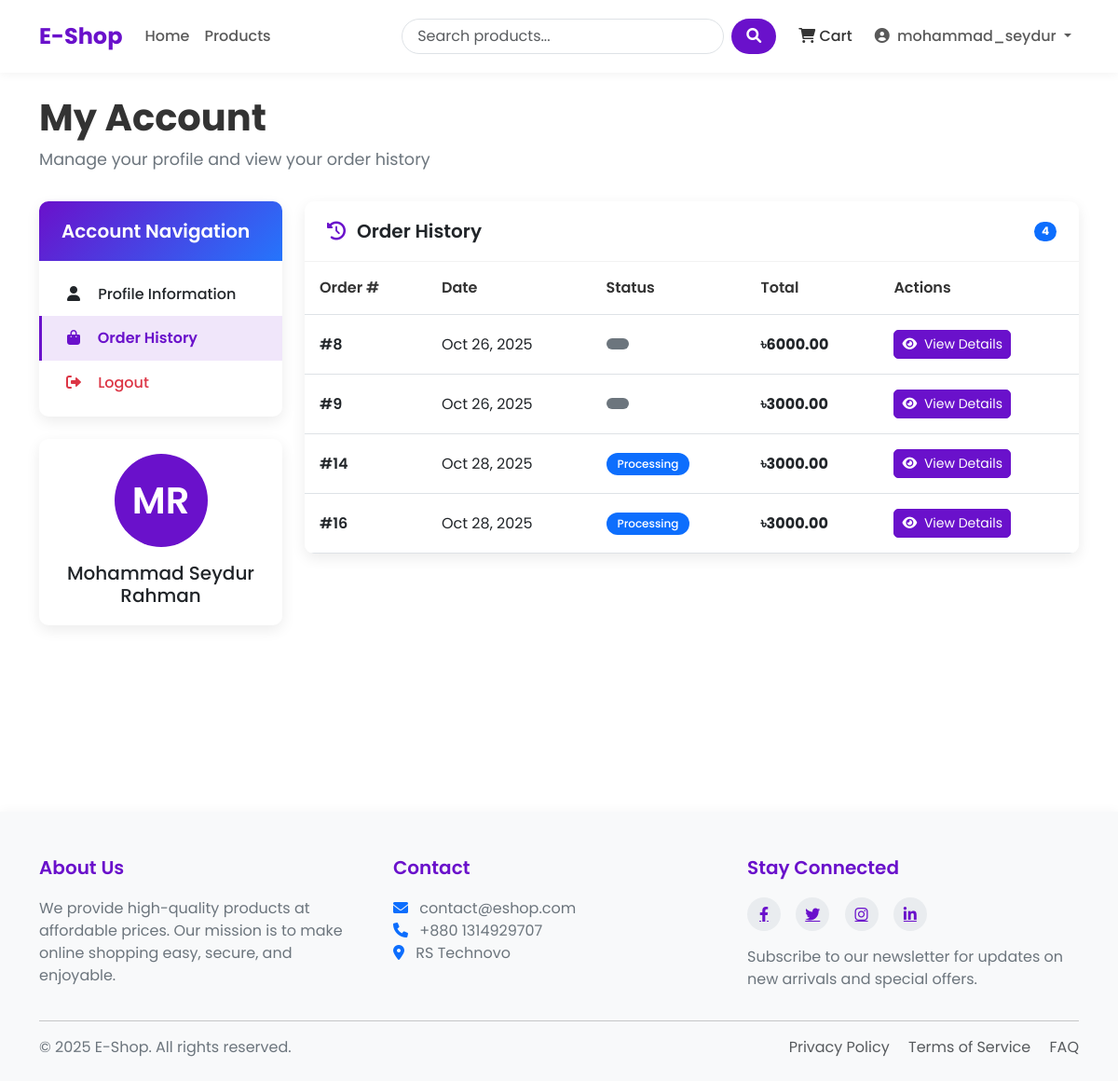
/profile/?tab=orders (signed in), run on an earlier commit of the app's database.
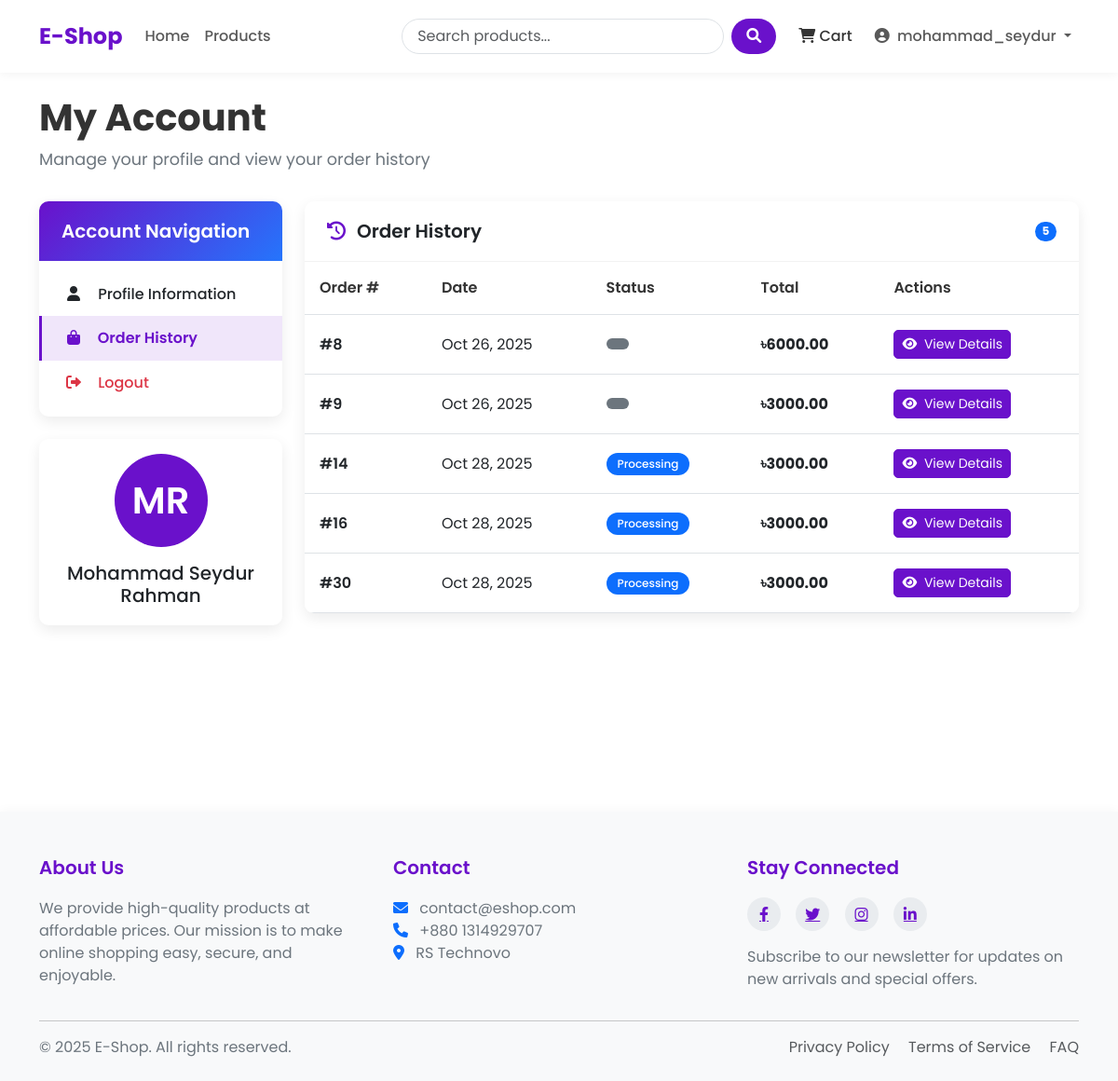
And on a later commit of the database.
### shop/models.py (models this page shows, shortened)
class Order(models.Model):
    STATUS = [
        ('pending', 'Pending'),
        ('processing', 'Processing'),
        ('shipped', 'Shipped'),
        ('delivered', 'Delivered'),
        ('canceled', 'Canceled'),
    ]
    user = models.ForeignKey(User, on_delete=models.CASCADE, related_name='orders')
    first_name = models.CharField(max_length=100)
    last_name = models.CharField(max_length=100)
    email = models.EmailField()
    address = models.TextField()
    postal_code = models.CharField(max_length=100)
    phone = models.CharField(max_length=12)
    city = models.CharField(max_length=100)
    note = models.TextField()
    paid = models.BooleanField(default=False)
    transaction_id = models.CharField(max_length=100)
    created_at = models.DateTimeField(auto_now_add=True)
    updated_at = models.DateTimeField(auto_now=True)
    status = models.CharField(max_length=10, choices=STATUS)
    def get_total_cost(self):
        return sum(item.get_cost() for item in self.order_items.all()) # 100

class OrderItem(models.Model):
    order = models.ForeignKey(Order, on_delete=models.CASCADE, related_name='order_items')
    product = models.ForeignKey(Product, on_delete=models.CASCADE)
    quantity = models.PositiveBigIntegerField(default=1)
    price = models.DecimalField(max_digits=10, decimal_places=2)
    def get_cost(self):
        return self.quantity*self.product.price  # 20

class Product(models.Model):
    name = models.CharField(max_length=100)
    slug = models.SlugField(max_length=200, unique=True)
    category = models.ForeignKey(Category, on_delete=models.CASCADE, related_name='products')
    description = models.TextField()
    price = models.DecimalField(max_digits=10, decimal_places=2) # 405.99
    stock = models.PositiveBigIntegerField(default=1)
    available = models.BooleanField(default=True)
    created_at = models.DateTimeField(auto_now_add=True)
    updated_at = models.DateTimeField(auto_now=True)
    image = models.ImageField(upload_to='products/%Y/%m/%d') # products/25/10/2025

### shop/views.py (the view)
# urls.py: path("profile/", views.profile, name="profile"),
@login_required
def profile(request):
    tab = request.GET.get("tab")
    orders = Order.objects.filter(user=request.user)
    completed_orders = orders.filter(status="delivered")
    total_spent = sum(order.get_total_cost() for order in orders)
    order_history_active = tab == "orders"  # true or false return korbe
    return render(
        request,
        "shop/profile.html",
        {
            "user": request.user,
            "orders": orders,
            "completed_orders": completed_orders,
            "total_spent": total_spent,
            "order_history_active": order_history_active,
        },
    )

### shop/context_processors.py (called while the page is built)
def cart_items_count(request):
    if request.user.is_authenticated:
        try:
            cart = Cart.objects.get(user=request.user)
            return {'cart_items_count' : cart.get_total_items()}
        except Cart.DoesNotExist:
            {'cart_items_count' : 0}
    return {'cart_items_count' : 0}

### shop/models.py (called while the page is built)
    def get_total_items(self):
        return sum(item.quantity for item in self.items.all())

### templates/shop/profile.html (shortened to what the changed rows need)
{% extends 'base.html' %}
{% block content %}
<div class="profile-container">
    <div class="profile-header">
        <h1 class="profile-title">My Account</h1>
    </div>
    <div class="row">
        <div class="col-lg-9">
            {% if order_history_active %}
            <div class="content-card card">
                <div class="card-header d-flex justify-content-between align-items-center">
                    <h5 class="mb-0"><i class="fas fa-history"></i> Order History</h5>
                    {% if orders %}
                    <span class="badge bg-primary rounded-pill">{{ orders|length }}</span>
                    {% endif %}
                </div>
                <div class="card-body p-0">
                    {% if orders %}
                        <div class="table-responsive">
                            <table class="table order-table mb-0">
                                <thead>
                                    <tr>
                                        <th>Order #</th>
                                        <th>Date</th>
                                        <th>Status</th>
                                        <th>Total</th>
                                        <th>Actions</th>
                                    </tr>
                                </thead>
                                <tbody>
                                    {% for order in orders %}
                                    <tr>
                                        <td class="order-id">#{{ order.id }}</td>
                                        <td>{{ order.created_at|date:"M d, Y" }}</td>
                                        <td>
                                            <span class="status-badge badge {% if order.status == 'delivered' %}bg-success{% elif order.status == 'shipped' %}bg-info{% elif order.status == 'processing' %}bg-primary{% elif order.status == 'canceled' %}bg-danger{% else %}bg-secondary{% endif %}">
                                                {{ order.get_status_display }}
                                            </span>
                                        </td>
                                        <td class="fw-bold">৳{{ order.get_total_cost }}</td>
                                        <td>
                                            <button type="button" class="btn btn-sm btn-primary view-btn" data-bs-toggle="modal" data-bs-target="#orderModal{{ order.id }}">
                                                <i class="fas fa-eye me-1"></i> View Details
                                            </button>
                                        </td>
                                    </tr>
                                    {% endfor %}
                                </tbody>
                            </table>
                        </div>
                    {% endif %}
                </div>
            </div>
            {% endif %}
        </div>
    </div>
</div>
{% endblock %}

What changed in the data, as far as the page shows it:
added Order: id "30", created_at "Oct 28, 2025", status "Processing", get_total_cost "3000.00"
Also different on the page:
{{ orders|length }}: "4" → "5"
